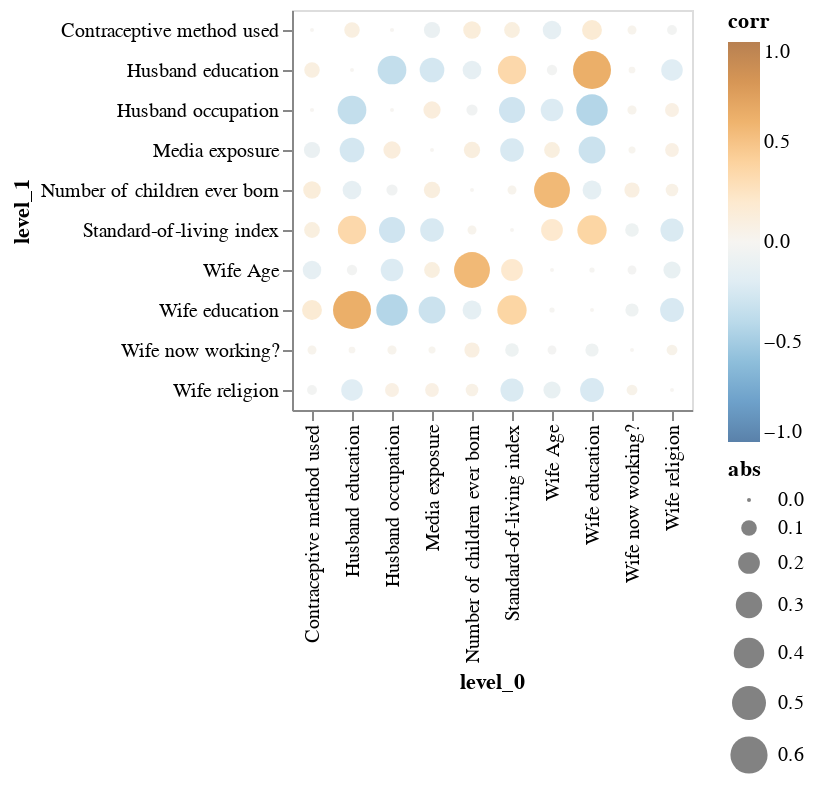

Here is the notebook cell this chart was saved with:
### Code cell
corr_df = (
    train_df.select_dtypes("number").corr("spearman").stack().reset_index(name="corr")
)
corr_df.loc[corr_df["corr"] == 1, "corr"] = 0  # Remove diagonal
corr_df["abs"] = corr_df["corr"].abs()
alt.Chart(corr_df).mark_circle().encode(
    x="level_0",
    y="level_1",
    size="abs",
    color=alt.Color("corr", scale=alt.Scale(scheme="blueorange", domain=(-1, 1))),
)

### Figure 1 — Vega-Lite specification as saved in the notebook (floating-point values rounded to 4 significant figures)
{"config": {"view": {"continuousWidth": 400, "continuousHeight": 300}}, "data": {"name": "data-91e760db6b60a103c7f42dc34fceeae9"}, "mark": "circle", "encoding": {"color": {"type": "quantitative", "field": "corr", "scale": {"domain": [-1, 1], "scheme": "blueorange"}}, "size": {"type": "quantitative", "field": "abs"}, "x": {"type": "nominal", "field": "level_0"}, "y": {"type": "nominal", "field": "level_1"}}, "$schema": "https://vega.github.io/schema/vega-lite/v4.8.1.json", "datasets": {"data-91e760db6b60a103c7f42dc34fceeae9": [{"level_0": "Wife Age", "level_1": "Wife Age", "corr": 0.0, "abs": 0.0}, {"level_0": "Wife Age", "level_1": "Wife education", "corr": -0.005073, "abs": 0.005073}, {"level_0": "Wife Age", "level_1": "Husband education", "corr": -0.03989, "abs": 0.03989}, {"level_0": "Wife Age", "level_1": "Number of children ever born", "corr": 0.5581, "abs": 0.5581}, {"level_0": "Wife Age", "level_1": "Wife religion", "corr": -0.1228, "abs": 0.1228}, {"level_0": "Wife Age", "level_1": "Wife now working?", "corr": -0.02737, "abs": 0.02737}, {"level_0": "Wife Age", "level_1": "Husband occupation", "corr": -0.2173, "abs": 0.2173}, {"level_0": "Wife Age", "level_1": "Standard-of-living index", "corr": 0.2013, "abs": 0.2013}, {"level_0": "Wife Age", "level_1": "Media exposure", "corr": 0.1023, "abs": 0.1023}, {"level_0": "Wife Age", "level_1": "Contraceptive method used", "corr": -0.1442, "abs": 0.1442}, {"level_0": "Wife education", "level_1": "Wife Age", "corr": -0.005073, "abs": 0.005073}, {"level_0": "Wife education", "level_1": "Wife education", "corr": 0.0, "abs": 0.0}, {"level_0": "Wife education", "level_1": "Husband education", "corr": 0.6271, "abs": 0.6271}, {"level_0": "Wife education", "level_1": "Number of children ever born", "corr": -0.1487, "abs": 0.1487}, {"level_0": "Wife education", "level_1": "Wife religion", "corr": -0.2413, "abs": 0.2413}, {"level_0": "Wife education", "level_1": "Wife now working?", "corr": -0.06994, "abs": 0.06994}, {"level_0": "Wife education", "level_1": "Husband occupation", "corr": -0.4271, "abs": 0.4271}, {"level_0": "Wife education", "level_1": "Standard-of-living index", "corr": 0.3704, "abs": 0.3704}, {"level_0": "Wife education", "level_1": "Media exposure", "corr": -0.3088, "abs": 0.3088}, {"level_0": "Wife education", "level_1": "Contraceptive method used", "corr": 0.1664, "abs": 0.1664}, {"level_0": "Husband education", "level_1": "Wife Age", "corr": -0.03989, "abs": 0.03989}, {"level_0": "Husband education", "level_1": "Wife education", "corr": 0.6271, "abs": 0.6271}, {"level_0": "Husband education", "level_1": "Husband education", "corr": 0.0, "abs": 0.0}, {"level_0": "Husband education", "level_1": "Number of children ever born", "corr": -0.1465, "abs": 0.1465}, {"level_0": "Husband education", "level_1": "Wife religion", "corr": -0.1969, "abs": 0.1969}, {"level_0": "Husband education", "level_1": "Wife now working?", "corr": 0.0129, "abs": 0.0129}, {"level_0": "Husband education", "level_1": "Husband occupation", "corr": -0.3558, "abs": 0.3558}, {"level_0": "Husband education", "level_1": "Standard-of-living index", "corr": 0.3449, "abs": 0.3449}, {"level_0": "Husband education", "level_1": "Media exposure", "corr": -0.2603, "abs": 0.2603}, {"level_0": "Husband education", "level_1": "Contraceptive method used", "corr": 0.09802, "abs": 0.09802}, {"level_0": "Number of children ever born", "level_1": "Wife Age", "corr": 0.5581, "abs": 0.5581}, {"level_0": "Number of children ever born", "level_1": "Wife education", "corr": -0.1487, "abs": 0.1487}, {"level_0": "Number of children ever born", "level_1": "Husband education", "corr": -0.1465, "abs": 0.1465}, {"level_0": "Number of children ever born", "level_1": "Number of children ever born", "corr": 0.0, "abs": 0.0}, {"level_0": "Number of children ever born", "level_1": "Wife religion", "corr": 0.06357, "abs": 0.06357}, {"level_0": "Number of children ever born", "level_1": "Wife now working?", "corr": 0.09451, "abs": 0.09451}, {"level_0": "Number of children ever born", "level_1": "Husband occupation", "corr": -0.04766, "abs": 0.04766}, {"level_0": "Number of children ever born", "level_1": "Standard-of-living index", "corr": 0.02878, "abs": 0.02878}, {"level_0": "Number of children ever born", "level_1": "Media exposure", "corr": 0.1099, "abs": 0.1099}, {"level_0": "Number of children ever born", "level_1": "Contraceptive method used", "corr": 0.1289, "abs": 0.1289}, {"level_0": "Wife religion", "level_1": "Wife Age", "corr": -0.1228, "abs": 0.1228}, {"level_0": "Wife religion", "level_1": "Wife education", "corr": -0.2413, "abs": 0.2413}, {"level_0": "Wife religion", "level_1": "Husband education", "corr": -0.1969, "abs": 0.1969}, {"level_0": "Wife religion", "level_1": "Number of children ever born", "corr": 0.06357, "abs": 0.06357}, {"level_0": "Wife religion", "level_1": "Wife religion", "corr": 0.0, "abs": 0.0}, {"level_0": "Wife religion", "level_1": "Wife now working?", "corr": 0.04355, "abs": 0.04355}, {"level_0": "Wife religion", "level_1": "Husband occupation", "corr": 0.07928, "abs": 0.07928}, {"level_0": "Wife religion", "level_1": "Standard-of-living index", "corr": -0.2268, "abs": 0.2268}, {"level_0": "Wife religion", "level_1": "Media exposure", "corr": 0.07665, "abs": 0.07665}, {"level_0": "Wife religion", "level_1": "Contraceptive method used", "corr": -0.0356, "abs": 0.0356}, {"level_0": "Wife now working?", "level_1": "Wife Age", "corr": -0.02737, "abs": 0.02737}, {"level_0": "Wife now working?", "level_1": "Wife education", "corr": -0.06994, "abs": 0.06994}, {"level_0": "Wife now working?", "level_1": "Husband education", "corr": 0.0129, "abs": 0.0129}, {"level_0": "Wife now working?", "level_1": "Number of children ever born", "corr": 0.09451, "abs": 0.09451}, {"level_0": "Wife now working?", "level_1": "Wife religion", "corr": 0.04355, "abs": 0.04355}, {"level_0": "Wife now working?", "level_1": "Wife now working?", "corr": 0.0, "abs": 0.0}, {"level_0": "Wife now working?", "level_1": "Husband occupation", "corr": 0.03017, "abs": 0.03017}, {"level_0": "Wife now working?", "level_1": "Standard-of-living index", "corr": -0.07518, "abs": 0.07518}, {"level_0": "Wife now working?", "level_1": "Media exposure", "corr": 0.01445, "abs": 0.01445}, {"level_0": "Wife now working?", "level_1": "Contraceptive method used", "corr": 0.02851, "abs": 0.02851}, {"level_0": "Husband occupation", "level_1": "Wife Age", "corr": -0.2173, "abs": 0.2173}, {"level_0": "Husband occupation", "level_1": "Wife education", "corr": -0.4271, "abs": 0.4271}, {"level_0": "Husband occupation", "level_1": "Husband education", "corr": -0.3558, "abs": 0.3558}, {"level_0": "Husband occupation", "level_1": "Number of children ever born", "corr": -0.04766, "abs": 0.04766}, {"level_0": "Husband occupation", "level_1": "Wife religion", "corr": 0.07928, "abs": 0.07928}, {"level_0": "Husband occupation", "level_1": "Wife now working?", "corr": 0.03017, "abs": 0.03017}, {"level_0": "Husband occupation", "level_1": "Husband occupation", "corr": 0.0, "abs": 0.0}, {"level_0": "Husband occupation", "level_1": "Standard-of-living index", "corr": -0.2906, "abs": 0.2906}, {"level_0": "Husband occupation", "level_1": "Media exposure", "corr": 0.1243, "abs": 0.1243}, {"level_0": "Husband occupation", "level_1": "Contraceptive method used", "corr": 0.0005792, "abs": 0.0005792}, {"level_0": "Standard-of-living index", "level_1": "Wife Age", "corr": 0.2013, "abs": 0.2013}, {"level_0": "Standard-of-living index", "level_1": "Wife education", "corr": 0.3704, "abs": 0.3704}, {"level_0": "Standard-of-living index", "level_1": "Husband education", "corr": 0.3449, "abs": 0.3449}, {"level_0": "Standard-of-living index", "level_1": "Number of children ever born", "corr": 0.02878, "abs": 0.02878}, {"level_0": "Standard-of-living index", "level_1": "Wife religion", "corr": -0.2268, "abs": 0.2268}, {"level_0": "Standard-of-living index", "level_1": "Wife now working?", "corr": -0.07518, "abs": 0.07518}, {"level_0": "Standard-of-living index", "level_1": "Husband occupation", "corr": -0.2906, "abs": 0.2906}, {"level_0": "Standard-of-living index", "level_1": "Standard-of-living index", "corr": 0.0, "abs": 0.0}, {"level_0": "Standard-of-living index", "level_1": "Media exposure", "corr": -0.2384, "abs": 0.2384}, {"level_0": "Standard-of-living index", "level_1": "Contraceptive method used", "corr": 0.1026, "abs": 0.1026}, {"level_0": "Media exposure", "level_1": "Wife Age", "corr": 0.1023, "abs": 0.1023}, {"level_0": "Media exposure", "level_1": "Wife education", "corr": -0.3088, "abs": 0.3088}, {"level_0": "Media exposure", "level_1": "Husband education", "corr": -0.2603, "abs": 0.2603}, {"level_0": "Media exposure", "level_1": "Number of children ever born", "corr": 0.1099, "abs": 0.1099}, {"level_0": "Media exposure", "level_1": "Wife religion", "corr": 0.07665, "abs": 0.07665}, {"level_0": "Media exposure", "level_1": "Wife now working?", "corr": 0.01445, "abs": 0.01445}, {"level_0": "Media exposure", "level_1": "Husband occupation", "corr": 0.1243, "abs": 0.1243}, {"level_0": "Media exposure", "level_1": "Standard-of-living index", "corr": -0.2384, "abs": 0.2384}, {"level_0": "Media exposure", "level_1": "Media exposure", "corr": 0.0, "abs": 0.0}, {"level_0": "Media exposure", "level_1": "Contraceptive method used", "corr": -0.1088, "abs": 0.1088}, {"level_0": "Contraceptive method used", "level_1": "Wife Age", "corr": -0.1442, "abs": 0.1442}, {"level_0": "Contraceptive method used", "level_1": "Wife education", "corr": 0.1664, "abs": 0.1664}, {"level_0": "Contraceptive method used", "level_1": "Husband education", "corr": 0.09802, "abs": 0.09802}, {"level_0": "Contraceptive method used", "level_1": "Number of children ever born", "corr": 0.1289, "abs": 0.1289}, {"level_0": "Contraceptive method used", "level_1": "Wife religion", "corr": -0.0356, "abs": 0.0356}, {"level_0": "Contraceptive method used", "level_1": "Wife now working?", "corr": 0.02851, "abs": 0.02851}, {"level_0": "Contraceptive method used", "level_1": "Husband occupation", "corr": 0.0005792, "abs": 0.0005792}, {"level_0": "Contraceptive method used", "level_1": "Standard-of-living index", "corr": 0.1026, "abs": 0.1026}, {"level_0": "Contraceptive method used", "level_1": "Media exposure", "corr": -0.1088, "abs": 0.1088}, {"level_0": "Contraceptive method used", "level_1": "Contraceptive method used", "corr": 0.0, "abs": 0.0}]}}
